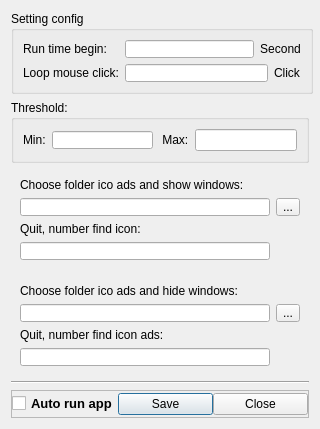
<?xml version="1.0" encoding="UTF-8"?>
<ui version="4.0">
 <class>Config</class>
 <widget class="QDialog" name="Config">
  <property name="geometry">
   <rect>
    <x>0</x>
    <y>0</y>
    <width>320</width>
    <height>429</height>
   </rect>
  </property>
  <property name="minimumSize">
   <size>
    <width>320</width>
    <height>250</height>
   </size>
  </property>
  <property name="maximumSize">
   <size>
    <width>16777215</width>
    <height>16777215</height>
   </size>
  </property>
  <property name="windowTitle">
   <string>Config</string>
  </property>
  <property name="windowIcon">
   <iconset>
    <normaloff>:/new/prefix1/run.png</normaloff>:/new/prefix1/run.png</iconset>
  </property>
  <property name="sizeGripEnabled">
   <bool>false</bool>
  </property>
  <property name="modal">
   <bool>false</bool>
  </property>
  <layout class="QGridLayout" name="gridLayout">
   <item row="4" column="0">
    <widget class="Line" name="line">
     <property name="orientation">
      <enum>Qt::Horizontal</enum>
     </property>
    </widget>
   </item>
   <item row="2" column="0">
    <widget class="QWidget" name="widget" native="true">
     <property name="maximumSize">
      <size>
       <width>16777215</width>
       <height>100</height>
      </size>
     </property>
     <layout class="QGridLayout" name="gridLayout_3">
      <item row="3" column="1">
       <widget class="QToolButton" name="toolButton_choodePATH">
        <property name="text">
         <string>...</string>
        </property>
       </widget>
      </item>
      <item row="5" column="0">
       <widget class="QLineEdit" name="lineEdit_QuitNumber_adsShow"/>
      </item>
      <item row="3" column="0">
       <widget class="QLineEdit" name="lineEdit_PATH_ADS_SHOW">
        <property name="maximumSize">
         <size>
          <width>5464646</width>
          <height>16777215</height>
         </size>
        </property>
       </widget>
      </item>
      <item row="2" column="0">
       <widget class="QLabel" name="label_7">
        <property name="text">
         <string>Choose folder ico ads and show windows:</string>
        </property>
       </widget>
      </item>
      <item row="4" column="0">
       <widget class="QLabel" name="label_8">
        <property name="text">
         <string>Quit, number find icon:</string>
        </property>
       </widget>
      </item>
     </layout>
    </widget>
   </item>
   <item row="0" column="0">
    <widget class="QGroupBox" name="groupBox_3">
     <property name="minimumSize">
      <size>
       <width>302</width>
       <height>83</height>
      </size>
     </property>
     <property name="maximumSize">
      <size>
       <width>16777215</width>
       <height>150</height>
      </size>
     </property>
     <property name="title">
      <string>Setting config</string>
     </property>
     <layout class="QGridLayout" name="gridLayout_4">
      <item row="1" column="4">
       <widget class="QLabel" name="label_6">
        <property name="text">
         <string>Click</string>
        </property>
       </widget>
      </item>
      <item row="0" column="3" colspan="2">
       <widget class="QLabel" name="label_3">
        <property name="minimumSize">
         <size>
          <width>35</width>
          <height>0</height>
         </size>
        </property>
        <property name="text">
         <string>Second</string>
        </property>
        <property name="alignment">
         <set>Qt::AlignCenter</set>
        </property>
       </widget>
      </item>
      <item row="0" column="0">
       <widget class="QLabel" name="label_2">
        <property name="text">
         <string>Run time begin:</string>
        </property>
       </widget>
      </item>
      <item row="1" column="2" colspan="2">
       <widget class="QLineEdit" name="lineEdit_LoopMouseClick">
        <property name="maximumSize">
         <size>
          <width>16777215</width>
          <height>18</height>
         </size>
        </property>
       </widget>
      </item>
      <item row="1" column="0">
       <widget class="QLabel" name="label_5">
        <property name="text">
         <string>Loop mouse click:</string>
        </property>
       </widget>
      </item>
      <item row="0" column="2">
       <widget class="QLineEdit" name="lineEdit_runbegintime">
        <property name="maximumSize">
         <size>
          <width>16777215</width>
          <height>18</height>
         </size>
        </property>
        <property name="font">
         <font>
          <pointsize>7</pointsize>
         </font>
        </property>
       </widget>
      </item>
     </layout>
    </widget>
   </item>
   <item row="3" column="0">
    <widget class="QWidget" name="widget_2" native="true">
     <property name="maximumSize">
      <size>
       <width>16777215</width>
       <height>100</height>
      </size>
     </property>
     <layout class="QGridLayout" name="gridLayout_5">
      <item row="1" column="0">
       <widget class="QLineEdit" name="lineEdit_PATH_ADS"/>
      </item>
      <item row="1" column="1">
       <widget class="QToolButton" name="toolButtonchoosePATH_ADS">
        <property name="text">
         <string>...</string>
        </property>
       </widget>
      </item>
      <item row="0" column="0">
       <widget class="QLabel" name="label_4">
        <property name="text">
         <string>Choose folder ico ads and hide windows:</string>
        </property>
       </widget>
      </item>
      <item row="2" column="0">
       <widget class="QLabel" name="label_9">
        <property name="text">
         <string>Quit, number find icon ads:</string>
        </property>
       </widget>
      </item>
      <item row="3" column="0">
       <widget class="QLineEdit" name="lineEdit_QuitNumberAds"/>
      </item>
     </layout>
    </widget>
   </item>
   <item row="1" column="0">
    <widget class="QGroupBox" name="groupBox">
     <property name="title">
      <string>Threshold:</string>
     </property>
     <layout class="QGridLayout" name="gridLayout_6">
      <item row="0" column="5">
       <widget class="QLineEdit" name="lineEdit_threshold_max"/>
      </item>
      <item row="0" column="0">
       <widget class="QLabel" name="label">
        <property name="text">
         <string>Min:</string>
        </property>
       </widget>
      </item>
      <item row="0" column="3">
       <widget class="QLineEdit" name="lineEdit_threshold_min">
        <property name="maximumSize">
         <size>
          <width>16777215</width>
          <height>18</height>
         </size>
        </property>
       </widget>
      </item>
      <item row="0" column="4">
       <widget class="QLabel" name="label_10">
        <property name="text">
         <string> Max:</string>
        </property>
       </widget>
      </item>
     </layout>
    </widget>
   </item>
   <item row="5" column="0">
    <widget class="QFrame" name="frame">
     <property name="maximumSize">
      <size>
       <width>16777215</width>
       <height>35</height>
      </size>
     </property>
     <property name="frameShape">
      <enum>QFrame::StyledPanel</enum>
     </property>
     <property name="frameShadow">
      <enum>QFrame::Raised</enum>
     </property>
     <layout class="QGridLayout" name="gridLayout_2">
      <property name="leftMargin">
       <number>0</number>
      </property>
      <property name="topMargin">
       <number>0</number>
      </property>
      <property name="rightMargin">
       <number>0</number>
      </property>
      <property name="bottomMargin">
       <number>0</number>
      </property>
      <property name="spacing">
       <number>0</number>
      </property>
      <item row="0" column="0">
       <widget class="QCheckBox" name="checkBox_runapp">
        <property name="font">
         <font>
          <pointsize>10</pointsize>
          <weight>75</weight>
          <bold>true</bold>
         </font>
        </property>
        <property name="text">
         <string>Auto run app</string>
        </property>
       </widget>
      </item>
      <item row="0" column="1">
       <widget class="QPushButton" name="pushButton_save">
        <property name="text">
         <string>Save</string>
        </property>
       </widget>
      </item>
      <item row="0" column="2">
       <widget class="QPushButton" name="pushButton_2">
        <property name="text">
         <string>Close</string>
        </property>
       </widget>
      </item>
     </layout>
    </widget>
   </item>
  </layout>
 </widget>
 <resources/>
 <connections/>
</ui>
